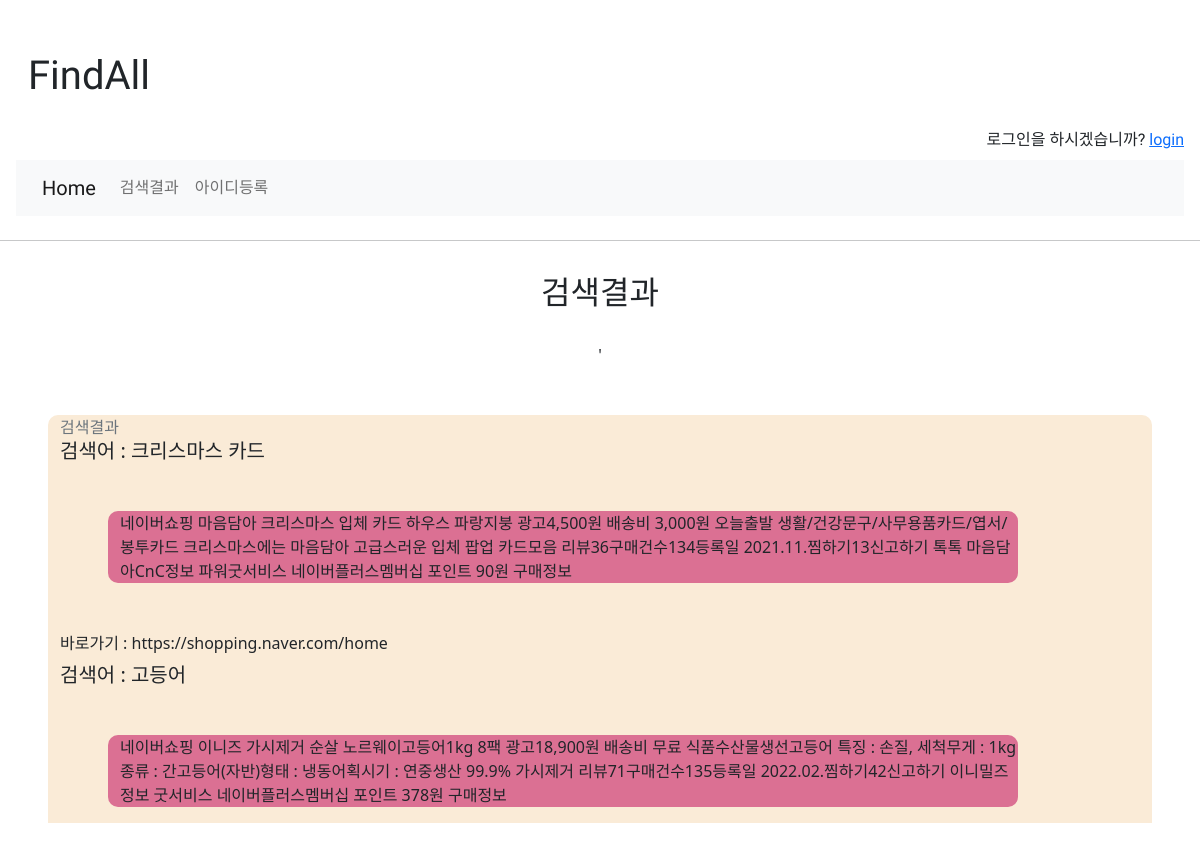
/mvtapp/result/, run on the app's committed database.
### mvtapp/models.py (models this page shows)
class SearchDetail(models.Model):
    item = models.CharField(max_length=255, null=False)
    title = models.TextField(blank=True, null=True)
    url = models.TextField(blank=True, null=True)
    text = models.TextField(blank=True, null=True)
    std_date = models.TextField(blank=True, null=True)

### mvtapp/views.py (the view)
# urls.py: path('result/', result, name='result'),
def result(request):
    datas = SearchDetail.objects.all()
    return render(request, 'mvtapp/new_mvt_result.html', context={'datas':datas})

### mvtapp/templates/mvtapp/new_mvt_result.html (shortened to what this page needs)
{% extends 'base.html' %}
{% block content %}
<div style="text-align: center;">
    <form action="/mvtapp/result/" method="post">
        <div style="margin: 2rem;">
            <h2> 검색결과 </h2>
        </div>
    </form>
    <div style="overflow:scroll; height:30rem; text-align:center">
    {% if datas %}  '
    <div class="" style="text-align: left; margin: 3rem; background-color: antiquewhite; border-radius: 10px; padding-left: var(--bs-gutter-x,.75rem);">
        <span class="text-muted"> 검색결과 </span>
        {% for data in datas %}
        <div>
            {%if data.text %}
            <h5> 검색어 : {{ data.item }}   </h5>
                <div class="col-10" style=" margin: 3rem; background-color: palevioletred; border-radius: 10px; padding-left: var(--bs-gutter-x,.75rem);">
                {{ data.title }}
                {{ data.text }}
                </div>
                바로가기 : {{  data.url  }}
            {% endif %}
        {% endfor %}
        </div>
    {% endif %}
        </div>
    </div>
</div>
{% endblock %}

### data on the page
SearchDetail: item "크리스마스 카드", title "네이버쇼핑", text "마음담아 크리스마스 입체 카드 하우스 파랑지붕 광고4,500원 배송비 3,000원 오늘출발 생활/건강문구/사무용품카드/엽서/봉투카드 크리스마스에는 마음담아 고급스러운 입체 팝업 카드모음 리뷰36구매건수134등록일 2021.11.찜하기13신고하기 톡톡 마음담아CnC정보 파워굿서비스 네이버플러스멤버십 포인트 90원 구매정보", url "https://shopping.naver.com/home"
SearchDetail: item "고등어", title "네이버쇼핑", text "이니즈 가시제거 순살 노르웨이고등어1kg 8팩 광고18,900원 배송비 무료 식품수산물생선고등어 특징 : 손질, 세척무게 : 1kg종류 : 간고등어(자반)형태 : 냉동어획시기 : 연중생산 99.9% 가시제거 리뷰71구매건수135등록일 2022.02.찜하기42신고하기 이니밀즈정보 굿서비스 네이버플러스멤버십 포인트 378원 구매정보"
